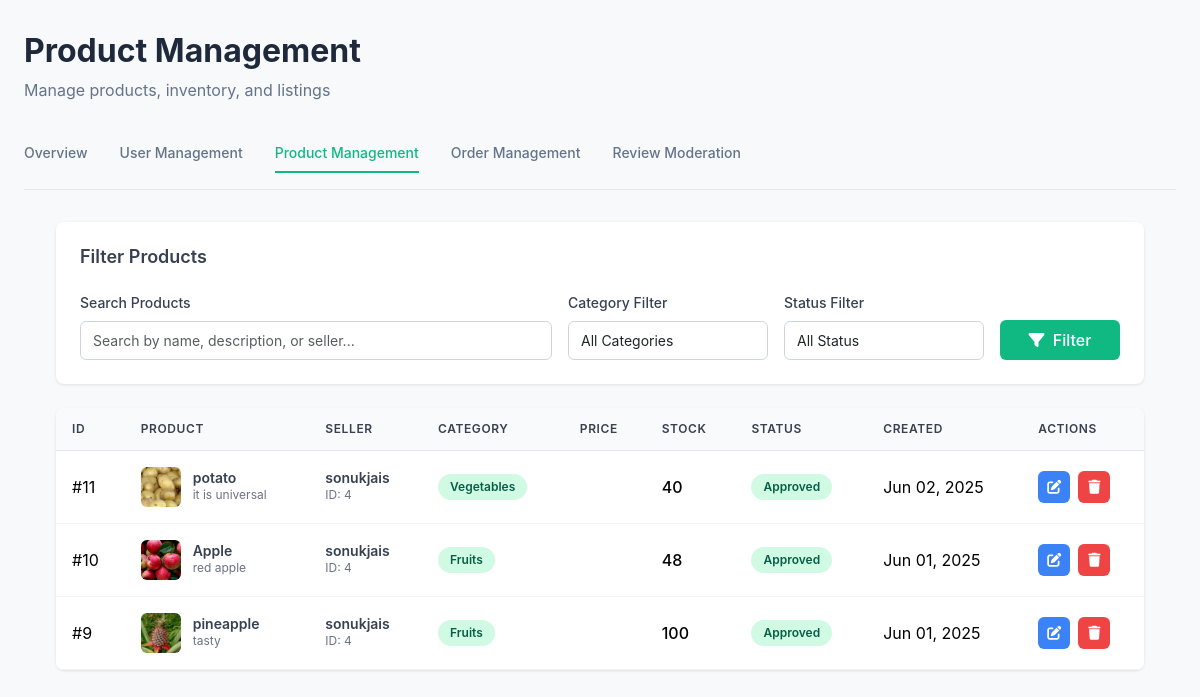
/admin/products.php (signed in), run on the app's committed database.
### tables this page shows
CREATE TABLE `products` (
  `product_id` int(11) NOT NULL,
  `seller_id` int(11) DEFAULT NULL,
  `category_id` int(11) DEFAULT NULL,
  `name` varchar(100) DEFAULT NULL,
  `description` text DEFAULT NULL,
  `price` decimal(10,2) DEFAULT 0.00,
  `quantity_available` int(11) DEFAULT NULL,
  `unit` varchar(50) DEFAULT NULL,
  `organic` tinyint(1) DEFAULT 0,
  `image_url` varchar(255) DEFAULT NULL,
  `created_at` datetime DEFAULT current_timestamp(),
  `updated_at` datetime DEFAULT current_timestamp() ON UPDATE current_timestamp(),
  `is_available` tinyint(1) DEFAULT 1,
  `quantity` int(11) NOT NULL DEFAULT 0,
  `stock` int(11) NOT NULL DEFAULT 0,
  `product_image` varchar(255) DEFAULT NULL,
  `status` enum('pending','approved','rejected') DEFAULT 'pending'
);

CREATE TABLE `users` (
  `user_id` int(11) NOT NULL,
  `username` varchar(100) DEFAULT NULL,
  `email` varchar(100) DEFAULT NULL,
  `password` varchar(100) DEFAULT NULL,
  `first_name` varchar(100) DEFAULT NULL,
  `last_name` varchar(100) DEFAULT NULL,
  `phone` varchar(20) DEFAULT NULL,
  `address` varchar(255) DEFAULT NULL,
  `city` varchar(100) DEFAULT NULL,
  `state` varchar(100) DEFAULT NULL,
  `zipcode` varchar(20) DEFAULT NULL,
  `role` enum('farmer','consumer','admin') NOT NULL,
  `created_at` datetime DEFAULT current_timestamp(),
  `updated_at` datetime DEFAULT current_timestamp() ON UPDATE current_timestamp(),
  `profile_image` varchar(255) DEFAULT NULL,
  `is_active` tinyint(1) DEFAULT 1,
  `bio` text DEFAULT NULL
);

CREATE TABLE `categories` (
  `category_id` int(11) NOT NULL,
  `name` varchar(100) DEFAULT NULL,
  `description` text DEFAULT NULL,
  `image_url` varchar(255) DEFAULT NULL
);

### admin/products.php (the view, shortened to what this page needs)
<?php
include '../config/db.php';
$page = isset($_GET['page']) ? intval($_GET['page']) : 1;
$limit = 10;
$offset = ($page - 1) * $limit;
$query = "SELECT p.*, u.username as seller_name, c.name as category_name
         FROM products p
         LEFT JOIN users u ON p.seller_id = u.user_id
         LEFT JOIN categories c ON p.category_id = c.category_id
         WHERE 1=1";
$params = [];
$types = "";
$query .= " ORDER BY p.created_at DESC LIMIT ? OFFSET ?";
$params[] = $limit;
$params[] = $offset;
$types .= "ii";
$products_stmt = mysqli_prepare($dbconn, $query);
if (!empty($params)) {
    mysqli_stmt_bind_param($products_stmt, $types, ...$params);
}
mysqli_stmt_execute($products_stmt);
$products_result = mysqli_stmt_get_result($products_stmt);
?>
<!DOCTYPE html>
<html lang="en">
<head>
    <link href="https://cdn.jsdelivr.net/npm/bootstrap@5.3.3/dist/css/bootstrap.min.css" rel="stylesheet">
    <link rel="stylesheet" href="https://cdnjs.cloudflare.com/ajax/libs/font-awesome/6.0.0/css/all.min.css">
</head>
<body>
    <div class="dashboard-container">
        <div class="dashboard-header">
            <h1 class="dashboard-title">Product Management</h1>
            <p class="dashboard-subtitle">Manage products, inventory, and listings</p>
        </div>
        <div class="navigation-tabs">
            <a href="dashboard.php" class="nav-tab">Overview</a>
            <a href="users.php" class="nav-tab">User Management</a>
            <a href="products.php" class="nav-tab active" >Product Management</a>
            <a href="orders.php" class="nav-tab">Order Management</a>
            <a href="reviews.php" class="nav-tab">Review Moderation</a>
        </div>
    <div class="container-custom">
        <div class="filter-card">
            <h3 class="filter-title">Filter Products</h3>
            <form method="GET" action="products.php">
                <div class="filter-row">
                    <div class="filter-group">
                        <label for="search">Search Products</label>
                        <input type="text" id="search" name="search" class="form-control form-control-custom"
                               placeholder="Search by name, description, or seller..."
                               value="<?php echo isset($_GET['search']) ? htmlspecialchars($_GET['search']) : ''; ?>">
                    </div>
                    <div class="filter-group">
                        <label for="category">Category Filter</label>
                        <select id="category" name="category" class="form-control form-control-custom">
                            <option value="">All Categories</option>
                        </select>
                    </div>
                    <div class="filter-group">
                        <label for="status">Status Filter</label>
                        <select id="status" name="status" class="form-control form-control-custom">
                            <option value="">All Status</option>
                        </select>
                    </div>
                    <div>
                        <button type="submit" class="btn btn-filter w-100">
                            <i class="fas fa-filter me-1"></i> Filter
                        </button>
                    </div>
                </div>
            </form>
        </div>
        <div class="data-table-card">
            <table class="table table-custom">
                <thead>
                    <tr>
                        <th>ID</th>
                        <th>Product</th>
                        <th>Seller</th>
                        <th>Category</th>
                        <th>Price</th>
                        <th>Stock</th>
                        <th>Status</th>
                        <th>Created</th>
                        <th>Actions</th>
                    </tr>
                </thead>
                <tbody>
                    <?php while($product = mysqli_fetch_assoc($products_result)): ?>
                    <tr>
                        <td>#<?php echo $product['product_id']; ?></td>
                        <td>
                            <div class="product-cell">
                                <div class="product-avatar">
                                    <?php if(!empty($product['product_image'])): ?>
                                        <img src="../uploads/products/<?php echo htmlspecialchars($product['product_image']); ?>" alt="Product">
                                    <?php else: ?>
                                        <i class="fas fa-box"></i>
                                    <?php endif; ?>
                                </div>
                                <div class="product-info">
                                    <h6><?php echo htmlspecialchars($product['name']); ?></h6>
                                    <p><?php echo htmlspecialchars(substr($product['description'] ?? '', 0, 30)) . (strlen($product['description'] ?? '') > 30 ? '...' : ''); ?></p>
                                </div>
                            </div>
                        </td>
                        <td>
                            <div class="product-info">
                                <h6><?php echo htmlspecialchars($product['seller_name']); ?></h6>
                                <p>ID: <?php echo $product['seller_id']; ?></p>
                            </div>
                        </td>
                        <td>
                            <span class="badge-custom badge-farmer">
                                <?php echo htmlspecialchars($product['category_name'] ?? 'Uncategorized'); ?>
                            </span>
                        </td>
                        <td class="price-cell"Rs.?php echo number_format($product['price'], 2); ?></td>
                        <td class="stock-cell"><?php echo $product['stock']; ?></td>
                        <td>
                            <?php
                            $status = $product['status'] ?? 'pending';
                            $status_class = 'status-' . $status;
                            $status_text = ucfirst($status);
                            ?>
                            <span class="badge-custom <?php echo $status_class; ?>">
                                <?php echo $status_text; ?>
                            </span>
                        </td>
                        <td><?php echo date('M d, Y', strtotime($product['created_at'])); ?></td>
                        <td>
                            <div class="action-buttons">
                                <a href="../farmer/edit_product.php?id=<?php echo $product['product_id']; ?>"
                                   class="btn btn-action btn-edit" title="Edit Product">
                                    <i class="fas fa-edit"></i>
                                </a>
                                <button class="btn btn-action btn-delete" title="Delete Product"
                                        onclick="if(confirm('Are you sure you want to delete this product? This action cannot be undone.')) { window.location.href='products.php?delete=<?php echo $product['product_id']; ?>'; }">
                                    <i class="fas fa-trash"></i>
                                </button>
                            </div>
                        </td>
                    </tr>
                    <?php endwhile; ?>
                </tbody>
            </table>
        </div>
    </div>
</body>
</html>

### admin/products.php (style rules this page uses)
* { margin: 0; padding: 0; box-sizing: border-box; }
body { background-color: #f8f9fa; font-family: -apple-system, BlinkMacSystemFont, 'Segoe UI', Roboto, sans-serif; }
.dashboard-container { max-width: 1400px; margin: 0 auto; padding: 32px 24px; }
.dashboard-header { margin-bottom: 32px; }
.dashboard-title { font-size: 2rem; font-weight: 700; color: #1e293b; margin-bottom: 8px; }
.dashboard-subtitle { color: #64748b; font-size: 1rem; }
.navigation-tabs { display: flex; gap: 32px; margin-bottom: 32px; border-bottom: 1px solid #e2e8f0; padding-bottom: 16px; }
.nav-tab { font-size: 0.875rem; font-weight: 500; color: #64748b; text-decoration: none; padding: 8px 0; border-bottom: 2px solid transparent; transition: all 0.3s ease; }
.nav-tab.active { color: #10b981; border-bottom-color: #10b981; }
.container-custom { max-width: 1200px; margin: 0 auto; padding: 0 2rem; }
.filter-card { background: white; border-radius: 0.5rem; padding: 1.5rem; box-shadow: 0 1px 3px 0 rgba(0, 0, 0, 0.1); margin-bottom: 1.5rem; }
.filter-title { font-size: 1.125rem; font-weight: 600; color: #374151; margin-bottom: 1.5rem; }
.filter-row { display: grid; grid-template-columns: 1fr 200px 200px 120px; gap: 1rem; align-items: end; }
.filter-group label { display: block; font-size: 0.875rem; font-weight: 500; color: #374151; margin-bottom: 0.5rem; }
.form-control-custom { border: 1px solid #d1d5db; border-radius: 0.375rem; padding: 0.5rem 0.75rem; font-size: 0.875rem; }
.btn-filter { background-color: #10b981; color: white; border: none; padding: 0.5rem 1rem; border-radius: 0.375rem; font-weight: 500; height: fit-content; }
.data-table-card { background: white; border-radius: 0.5rem; box-shadow: 0 1px 3px 0 rgba(0, 0, 0, 0.1); overflow: hidden; }
.table-custom { margin: 0; }
.table-custom thead th { background-color: #f9fafb; border-bottom: 1px solid #e5e7eb; color: #374151; font-weight: 600; font-size: 0.75rem; text-transform: uppercase; letter-spacing: 0.05em; padding: 0.75rem 1rem; }
.table-custom tbody td { padding: 1rem; border-bottom: 1px solid #f3f4f6; vertical-align: middle; }
.product-cell { display: flex; align-items: center; gap: 0.75rem; }
.product-avatar { width: 40px; height: 40px; border-radius: 0.375rem; background-color: #f3f4f6; display: flex; align-items: center; justify-content: center; font-weight: 600; color: #6b7280; font-size: 0.875rem; overflow: hidden; }
.product-avatar img { width: 100%; height: 100%; object-fit: cover; }
.product-info h6 { margin: 0; font-size: 0.875rem; font-weight: 600; color: #374151; }
.product-info p { margin: 0; font-size: 0.75rem; color: #6b7280; }
.badge-custom { display: inline-flex; align-items: center; padding: 0.25rem 0.75rem; border-radius: 9999px; font-size: 0.75rem; font-weight: 600; }
.badge-farmer { background-color: #d1fae5; color: #065f46; }
.status-approved { background-color: #d1fae5; color: #065f46; }
.action-buttons { display: flex; gap: 0.5rem; flex-wrap: wrap; }
.btn-action { width: 32px; height: 32px; border-radius: 0.375rem; border: none; display: flex; align-items: center; justify-content: center; font-size: 0.875rem; }
.btn-edit { background-color: #3b82f6; color: white; }
.btn-delete { background-color: #ef4444; color: white; }
.price-cell { font-weight: 600; color: #059669; }
.stock-cell { font-weight: 500; color: #374151; }

### data on the page
products: product_id "11", product_image (picture), name "potato", description "it is universal", seller.username "sonukjais", seller "4", category.name "Vegetables", stock "40", status "Approved", created_at "Jun 02, 2025"
products: product_id "10", product_image (picture), name "Apple", description "red apple", seller.username "sonukjais", seller "4", category.name "Fruits", stock "48", status "Approved", created_at "Jun 01, 2025"
products: product_id "9", product_image (picture), name "pineapple", description "tasty", seller.username "sonukjais", seller "4", category.name "Fruits", stock "100", status "Approved", created_at "Jun 01, 2025"
